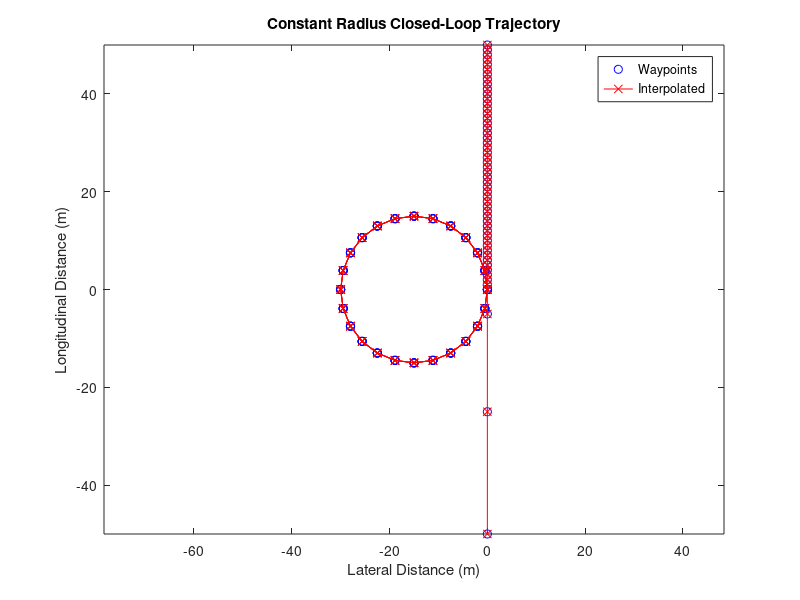
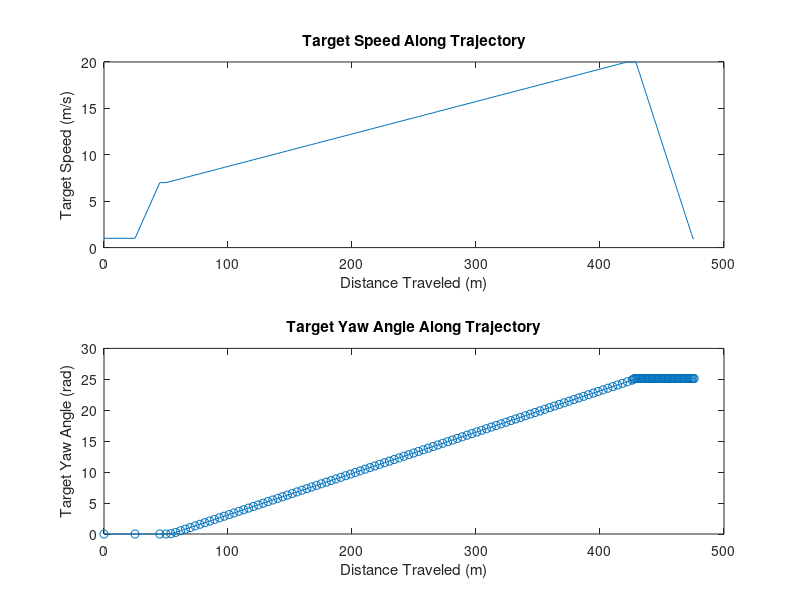

MATLAB code to generate these figures, in order:
function sm_car_trajectory_constant_radius_cl
% Function to construct constant radius closed-loop maneuver
% Copyright 2018-2024 The MathWorks, Inc.

cd(fileparts(which(mfilename)))

% Parameters for trajectory
x_traj_start = -50; % m
x_start      = -25;
track_r      = 30/2; %m
x_finish     =  50; % m

v_lc        = 7;     % Speed start of circle (m/s)
v_lc_end    = 20;    % Speed at end of test (m/s)
x_testv     = 20;    % Distance when target speed is reached (m)

num_laps = 4;

% Assemble waypoints
circle_x =  sind([0:15:(360-15)])*track_r;
circle_y =  cosd([0:15:(360-15)])*track_r-track_r;

x_waypoints =  [x_traj_start x_start x_start+x_testv repmat(circle_x,1,num_laps)                        0    1    2    3:1:(x_finish-1)    x_finish];
y_waypoints =  [0            0       0              -repmat(circle_y,1,num_laps)                        0    0    0    zeros(1,47)         0];
vx_waypoints = [1            1       v_lc            linspace(v_lc,v_lc_end,size(circle_x,2)*num_laps)  v_lc_end v_lc_end v_lc_end linspace(v_lc_end,1,47)           1];

% Construct sample points
x_new  = x_waypoints;
y_new  = y_waypoints;
vx_new = vx_waypoints;

% Interpolate to get lateral distance and speed
%y_new  = interp1(x_waypoints, y_waypoints,  x_new, 'pchip');
%vx_new = interp1(x_waypoints, vx_waypoints, x_new, 'pchip');

% Plot waypoints and interpolated trajectory
fig_handle_name = 'h1_sm_car_constant_radius_cl';

handle_var = evalin('base',['who(''' fig_handle_name ''')']);
if(isempty(handle_var))
    evalin('base',[fig_handle_name ' = figure(''Name'', ''' fig_handle_name ''');']);
elseif ~isgraphics(evalin('base',handle_var{:}))
    evalin('base',[fig_handle_name ' = figure(''Name'', ''' fig_handle_name ''');']);
end
figure(evalin('base',fig_handle_name))
clf(evalin('base',fig_handle_name))

plot(-y_waypoints,x_waypoints,'bo');
hold on
plot(-y_new,x_new,'r-x')
hold off
xlabel('Lateral Distance (m)')
ylabel('Longitudinal Distance (m)');
title('Constant Radius Closed-Loop Trajectory');
legend({'Waypoints','Interpolated'},'Location','Best');
axis equal

% Calculate distance traveled
xTrajectory_new = [0 cumsum(sqrt((diff(x_new)).^2+diff(y_new).^2))];

fig_handle_name = 'h2_sm_car_skidpad';

handle_var = evalin('base',['who(''' fig_handle_name ''')']);
if(isempty(handle_var))
    evalin('base',[fig_handle_name ' = figure(''Name'', ''' fig_handle_name ''');']);
elseif ~isgraphics(evalin('base',handle_var{:}))
    evalin('base',[fig_handle_name ' = figure(''Name'', ''' fig_handle_name ''');']);
end
figure(evalin('base',fig_handle_name))
clf(evalin('base',fig_handle_name))
subplot(211)
plot(xTrajectory_new,vx_new)
xlabel('Distance Traveled (m)');
ylabel('Target Speed (m/s)');
title('Target Speed Along Trajectory');

% Calculate target yaw angle (rad)
yaw_interval = 2; % 10
aYaw_new = atan2(...
    y_new(yaw_interval+1:end)-y_new(1:end-yaw_interval),...
    x_new(yaw_interval+1:end)-x_new(1:end-yaw_interval));

%aYaw_new = atan2(...
%    y_new(yaw_interval+1:end)-y_new(1:end-yaw_interval),...
%    x_new(yaw_interval+1:end)-x_new(1:end-yaw_interval));


aYaw_wrap = [repmat(aYaw_new(1),1,yaw_interval) aYaw_new];

% Wrap aYaw_new
sigwrap = 0;
aYaw_new(1) = aYaw_wrap(1);
for i = 2:length(aYaw_wrap)
    diff_aY = aYaw_wrap(i)-aYaw_wrap(i-1);
    if(diff_aY>pi)
        sigwrap = sigwrap-1;
    elseif(diff_aY<-pi)
        sigwrap = sigwrap+1;
    end
    aYaw_new(i) = aYaw_wrap(i)+2*pi*sigwrap;
    %disp([' aY+: ' num2str(aYaw_wrap(i)) ' aY0: ' num2str(aYaw_wrap(i-1)) ' sigwrap:' num2str(sigwrap)])
end


subplot(212)
plot(xTrajectory_new,aYaw_new,'-o')
xlabel('Distance Traveled (m)');
ylabel('Target Yaw Angle (rad)');
title('Target Yaw Angle Along Trajectory');

% Assign parameters for trajectory definition
x.Value = x_new;
x.Units = 'm';
x.Comments = '';

y.Value = y_new;
y.Units = 'm';
y.Comments = '';

z.Value = y_new*0;
z.Units = 'm';
z.Comments = '';

xTrajectory.Value = xTrajectory_new;
xTrajectory.Units = 'm';
xTrajectory.Comments = 'Distance traveled';

vx.Value = vx_new;
vx.Units = 'm/s';
vx.Comments = 'Vehicle speed along direction of travel';

aYaw.Value = aYaw_new;
aYaw.Units = 'rad';
aYaw.Comments = 'Yaw Angle, non-wrapping';

save Constant_Radius_CL_trajectory_default x y z vx aYaw xTrajectory 

